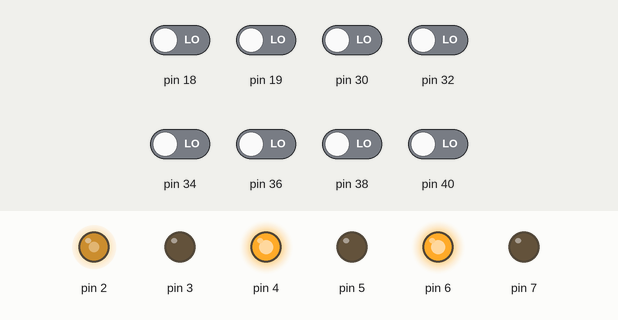
Recording of a sketch running on a simulated Arduino Mega 2560, built with avr-gcc and run on an emulated ATmega2560. Parts: output pins drawn as LEDs (lit = HIGH). Inputs (shaded band) come from the test bench; at power-on: pin 18, pin 19, pin 30, pin 32, pin 34, pin 36, pin 38, pin 40 LOW.

Above: at 1.2 s.
1.3 s: pin 30 driven HIGH
At 2.5 s:
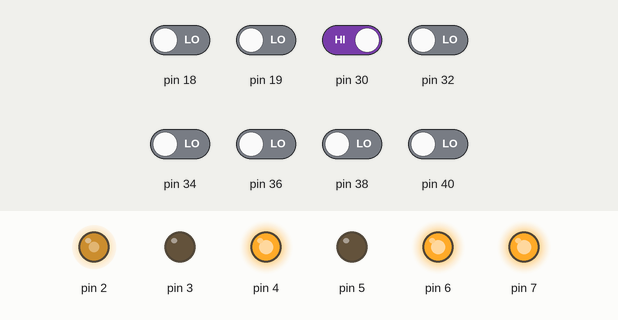
2.8 s: pin 40 driven HIGH
At 3.9 s:
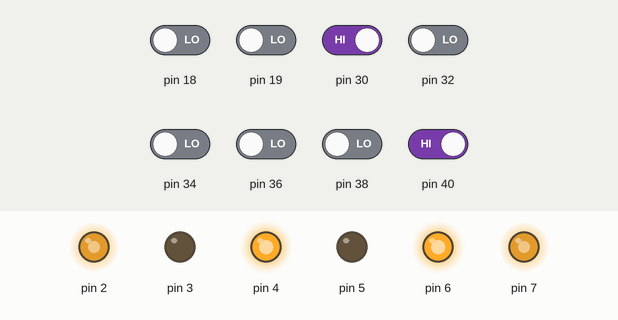
4.3 s: pin 36 driven HIGH
At 5.0 s:
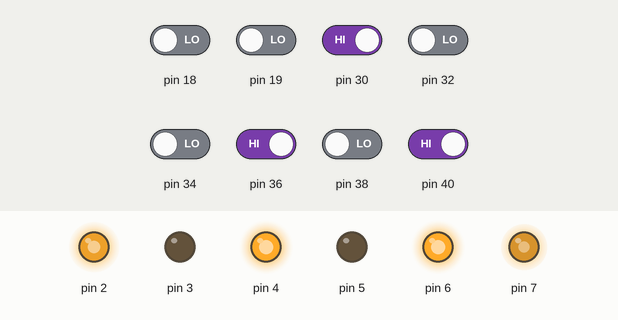
5.8 s: pin 32 driven HIGH
At 6.2 s:
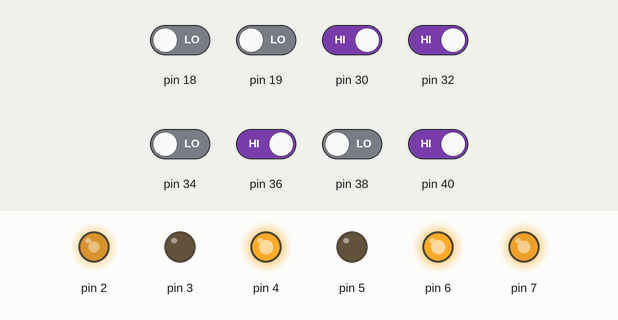
7.3 s: pin 34 driven HIGH
At 8.5 s:
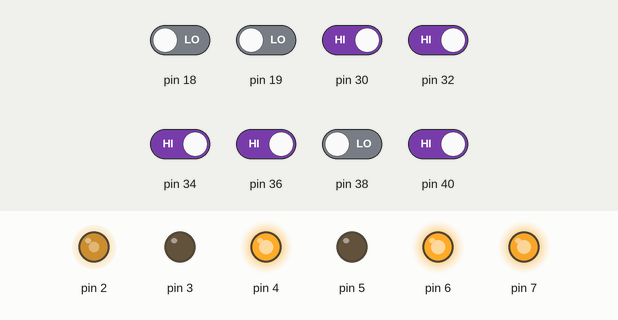
8.8 s: pin 30 driven LOW
At 9.7 s:
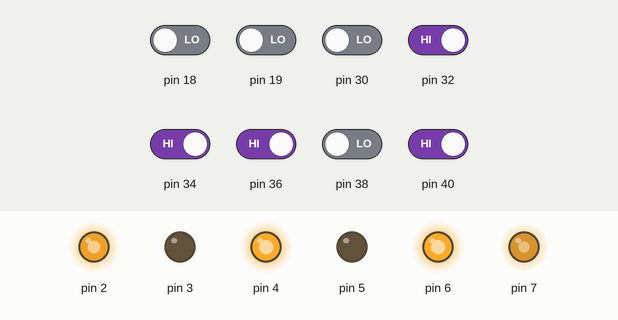
Timing chart, 0 to 11.3 s (numbered marks = the images above; inputs shaded):
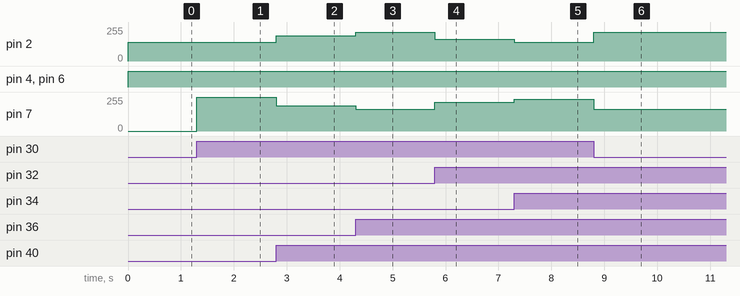

The sketch:

Encoder.ino
```cpp
int sensorReadings[6];
short error = 0;

int count = 0;
short errorValues[] = {3,2,1,-1,-2,-3};

int maxS = 255, minS = 140, baseSpeed = 190;

int p = 25;
int d = 45;

int leftSpeed, rightSpeed;
int l_error = 0, diff;

int lEncoderCount;
int rEncoderCount;


void setup() {
  initPins();
  initEncoders();
  Serial.begin(9600);
}

// the loop routine runs over and over again forever:
void loop() {

  while(getLEncoderCount()<100){
    doPID();
  }

  motorBrake();
  delay(100);
  motorStop();

  while(1);


}

void initEncoders(){

  attachInterrupt(5, lEncoderIncrement, CHANGE);
  attachInterrupt(4, rEncoderIncrement, CHANGE);
}

void lEncoderIncrement(){
  lEncoderCount++;
}

void rEncoderIncrement(){
  rEncoderCount++;
}

int getLEncoderCount(){
  return lEncoderCount;
}

int getREncoderCount(){
  return  rEncoderCount;
}

void readLine(){
 updateSensorArray();
 error = 0;
 count = 0;
 for(int i = 0; i < 6;  i++){
   error += sensorReadings[i] * errorValues[i] ;
   count += sensorReadings[i];
 }

}

void doPID(){
  l_error = error;
  readLine();
  diff = l_error - error;
 if(count == 0){

   while(count == 0){
     readLine();
     if(l_error < 0)
       moveForward(140,0);
     else
       moveForward(0,140);

   }
   moveForward(130,130);

 }else{

  leftSpeed = baseSpeed - error * p + d * diff;
  rightSpeed = baseSpeed + error * p - d * diff;

  leftSpeed = leftSpeed > maxS ? maxS: leftSpeed ;
  leftSpeed = leftSpeed < minS ? minS : leftSpeed ;

  rightSpeed = rightSpeed > maxS ? maxS: rightSpeed ;
  rightSpeed = rightSpeed < minS ? minS : rightSpeed ;

  moveForward(leftSpeed, rightSpeed);
 }
}


void updateSensorArray(){
  for(int i=0;i<12;i+=2){
    sensorReadings[i/2]=digitalRead(40-i);
  }
}

void moveForward(int lpwm, int rpwm){

  lMotorForward(lpwm);
  rMotorForward(rpwm);

}

void motorBrake(){

  digitalWrite(4,HIGH);
  digitalWrite(3,HIGH);
  analogWrite(2, 255);
  digitalWrite(6,HIGH);
  digitalWrite(5,HIGH);
  analogWrite(7, 255);

}

void motorStop(){

  digitalWrite(4,LOW);
  digitalWrite(3,LOW);
  analogWrite(2, 0);
  digitalWrite(6,LOW);
  digitalWrite(5,LOW);
  analogWrite(7, 0);

}


void rMotorForward(int pwm){
  digitalWrite(4,HIGH);
  digitalWrite(3,LOW);
  analogWrite(2, pwm);
}

void lMotorForward(int pwm){
  digitalWrite(6,HIGH);
  digitalWrite(5,LOW);
  analogWrite(7, pwm);
}

void initPins(){

// set Motor PINS
  for(int i=0;i<6;i++){
    pinMode(2+i,OUTPUT);
  }

//set SensorPanel Pins
  for(int i=0;i<12;i+=2){
    pinMode(30+i,INPUT);
  }

}
```

Measured:
- after the input at 1.3 s, pin 7: 0/255 → 255/255 at once
- after the input at 2.8 s, pin 2: 140/255 → 190/255 at once; pin 7: 255/255 → 190/255 at once
- after the input at 4.3 s, pin 2: 190/255 → 215/255 at once; pin 7: 190/255 → 165/255 at once
- after the input at 5.8 s, pin 2: 215/255 → 165/255 at once; pin 7: 165/255 → 215/255 at once
- after the input at 7.3 s, pin 2: 165/255 → 140/255 at once; pin 7: 215/255 → 240/255 at once
- after the input at 8.8 s, pin 2: 140/255 → 215/255 at once; pin 7: 240/255 → 165/255 at once
